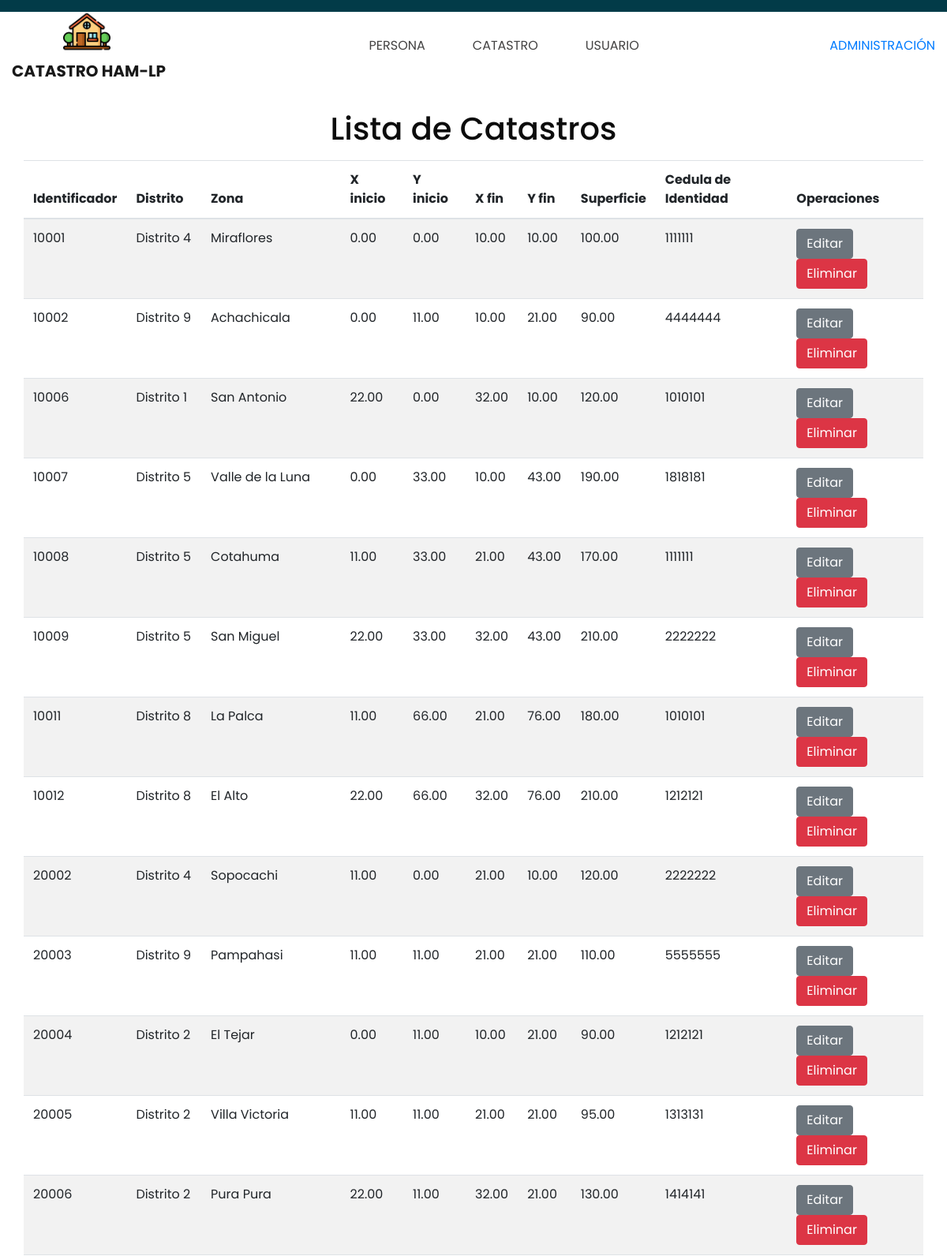
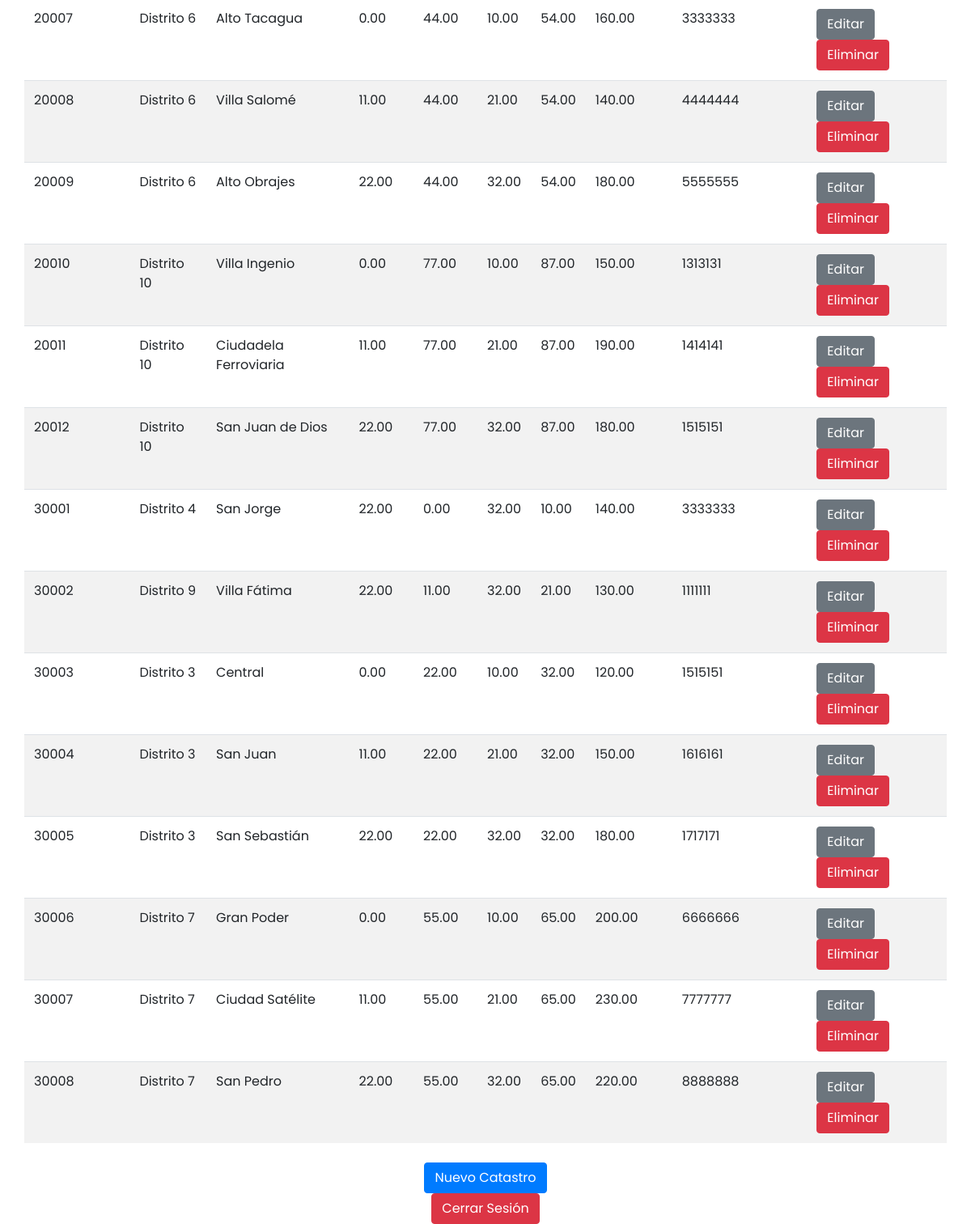
Page /2/paginas/catastro/catastro.php on the committed database (2 pictures, top to bottom).
### tables this page shows
CREATE TABLE `catastro` (
  `id_catastro` int(11) NOT NULL,
  `distrito` varchar(100) DEFAULT NULL,
  `zona` varchar(100) DEFAULT NULL,
  `xini` decimal(10,2) DEFAULT NULL,
  `yini` decimal(10,2) DEFAULT NULL,
  `xfin` decimal(10,2) DEFAULT NULL,
  `yfin` decimal(10,2) DEFAULT NULL,
  `superficie` decimal(10,2) DEFAULT NULL,
  `ci` int(11) DEFAULT NULL
);

### 2/paginas/catastro/catastro.php (the view, shortened to what this page needs)
<?php
include "../conexion.inc.php";
$sql = "SELECT * FROM catastro";
$resultado = mysqli_query($con, $sql);
?>
<!DOCTYPE html>
<html lang="en">
<head>
  <link rel="stylesheet" href="../css/bootstrap.css">
  <link rel="stylesheet" href="../css/style.css">
  <link rel="stylesheet" href="../css/responsive.css">
</head>
<body>
  <div class="hero_area">
      <div class="container-fluid">
        <nav class="navbar navbar-expand-lg custom_nav-container">
          <a class="navbar-brand" href="index.php">
            <img src="../images/logocasa.png" alt="Logo La Paz" style="width: 60px; height: auto;">
            <span>Catastro HAM-LP</span>
          </a>
          <div class="collapse navbar-collapse" id="navbarNav">
            <ul class="navbar-nav mx-auto">
              <li class="nav-item">
                <a class="nav-link" href="../persona/persona.php">Persona</a>
              </li>
              <li class="nav-item">
                <a class="nav-link" href="../catastro/catastro.php">Catastro</a>
              </li>
              <li class="nav-item">
                <a class="nav-link" href="../usuario/usuario.php">Usuario</a>
              </li>
            </ul>
            <div class="quote_btn-container">
              <a href="tel:+011234567890">ADMINISTRACIÓN</a>
            </div>
          </div>
        </nav>
      </div>
    <main class="container mt-4">
      <h1 class="text-center">Lista de Catastros</h1>
      <table class="table table-striped mt-3">
        <thead>
          <tr>
            <th scope="col">Identificador</th>
            <th scope="col">Distrito</th>
            <th scope="col">Zona</th>
            <th scope="col">X inicio</th>
            <th scope="col">Y inicio</th>
            <th scope="col">X fin</th>
            <th scope="col">Y fin</th>
            <th scope="col">Superficie</th>
            <th scope="col">Cedula de Identidad</th>
            <th scope="col">Operaciones</th>
          </tr>
        </thead>
        <tbody>
          <?php while($fila = mysqli_fetch_array($resultado)): ?>
            <tr>
              <td scope="row"><?php echo $fila['id_catastro']; ?></td>
              <td><?php echo $fila['distrito']; ?></td>
              <td><?php echo $fila['zona']; ?></td>
              <td><?php echo $fila['xini']; ?></td>
              <td><?php echo $fila['yini']; ?></td>
              <td><?php echo $fila['xfin']; ?></td>
              <td><?php echo $fila['yfin']; ?></td>
              <td><?php echo $fila['superficie']; ?></td>
              <td><?php echo $fila['ci']; ?></td>
              <td>
                <a class="btn btn-secondary" href="editarcatastro.php?id_catastro=<?php echo $fila['id_catastro']; ?>">Editar</a>
                <a class="btn btn-danger" href="eliminarcatastro.php?id_catastro=<?php echo $fila['id_catastro']; ?>">Eliminar</a>
              </td>
            </tr>
          <?php endwhile; ?>
        </tbody>
      </table>
      <div class="text-center mt-4">
        <a class="btn btn-primary" href="nuevocatastro.php">Nuevo Catastro</a>
      </div>
    </main>
    <div class="text-center">
      <a href="../login/logout.php" class="btn btn-danger">Cerrar Sesión</a>
    </div>
  </div>
</body>
</html>

### 2/paginas/css/style.css (style rules this page uses)
body { font-family: "Poppins", sans-serif; color: #0c0c0c; background-color: #ffffff; }
.hero_area { height: 98vh; position: relative; }
.hero_area::before { content: ""; position: absolute; width: 100%; height: 15px; background-color: #023b48; }
.custom_nav-container.navbar-expand-lg .navbar-nav .nav-link { padding: 10px 30px; color: #434242; text-align: center; text-transform: uppercase; }
a, a:hover, a:focus { text-decoration: none; }
.btn, .btn:focus { outline: none !important; -webkit-box-shadow: none; box-shadow: none; }
.navbar-brand, .navbar-brand:hover { text-transform: uppercase; font-weight: bold; font-size: 24px; color: #fafcfd; }
.navbar-brand { display: -webkit-box; display: -ms-flexbox; display: flex; -webkit-box-align: center; -ms-flex-align: center; align-items: center; -webkit-box-orient: vertical; -webkit-box-direction: normal; -ms-flex-direction: column; flex-direction: column; }
.navbar-brand img { width: 30px; margin-right: 5px; }
.navbar-brand span { font-size: 20px; font-weight: 700; color: #191919; margin-top: 5px; }
.custom_nav-container { z-index: 99999; padding: 5px 0; }

### 2/paginas/css/responsive.css (style rules this page uses)
@media (min-width: 1200px) { .container { max-width: 1170px; } }

### rows in the picture
catastro: id_catastro "10001", distrito "Distrito 4", zona "Miraflores", xini "0.00", yini "0.00", xfin "10.00", yfin "10.00", superficie "100.00", ci "1111111"
catastro: id_catastro "10002", distrito "Distrito 9", zona "Achachicala", xini "0.00", yini "11.00", xfin "10.00", yfin "21.00", superficie "90.00", ci "4444444"
catastro: id_catastro "10006", distrito "Distrito 1", zona "San Antonio", xini "22.00", yini "0.00", xfin "32.00", yfin "10.00", superficie "120.00", ci "1010101"
catastro: id_catastro "10007", distrito "Distrito 5", zona "Valle de la Luna", xini "0.00", yini "33.00", xfin "10.00", yfin "43.00", superficie "190.00", ci "1818181"
catastro: id_catastro "10008", distrito "Distrito 5", zona "Cotahuma", xini "11.00", yini "33.00", xfin "21.00", yfin "43.00", superficie "170.00", ci "1111111"
catastro: id_catastro "10009", distrito "Distrito 5", zona "San Miguel", xini "22.00", yini "33.00", xfin "32.00", yfin "43.00", superficie "210.00", ci "2222222"
catastro: id_catastro "10011", distrito "Distrito 8", zona "La Palca", xini "11.00", yini "66.00", xfin "21.00", yfin "76.00", superficie "180.00", ci "1010101"
catastro: id_catastro "10012", distrito "Distrito 8", zona "El Alto", xini "22.00", yini "66.00", xfin "32.00", yfin "76.00", superficie "210.00", ci "1212121"
catastro: id_catastro "20002", distrito "Distrito 4", zona "Sopocachi", xini "11.00", yini "0.00", xfin "21.00", yfin "10.00", superficie "120.00", ci "2222222"
catastro: id_catastro "20003", distrito "Distrito 9", zona "Pampahasi", xini "11.00", yini "11.00", xfin "21.00", yfin "21.00", superficie "110.00", ci "5555555"
catastro: id_catastro "20004", distrito "Distrito 2", zona "El Tejar", xini "0.00", yini "11.00", xfin "10.00", yfin "21.00", superficie "90.00", ci "1212121"
catastro: id_catastro "20005", distrito "Distrito 2", zona "Villa Victoria", xini "11.00", yini "11.00", xfin "21.00", yfin "21.00", superficie "95.00", ci "1313131"
catastro: id_catastro "20006", distrito "Distrito 2", zona "Pura Pura", xini "22.00", yini "11.00", xfin "32.00", yfin "21.00", superficie "130.00", ci "1414141"
catastro: id_catastro "20007", distrito "Distrito 6", zona "Alto Tacagua", xini "0.00", yini "44.00", xfin "10.00", yfin "54.00", superficie "160.00", ci "3333333"
catastro: id_catastro "20008", distrito "Distrito 6", zona "Villa Salomé", xini "11.00", yini "44.00", xfin "21.00", yfin "54.00", superficie "140.00", ci "4444444"
catastro: id_catastro "20009", distrito "Distrito 6", zona "Alto Obrajes", xini "22.00", yini "44.00", xfin "32.00", yfin "54.00", superficie "180.00", ci "5555555"
catastro: id_catastro "20010", distrito "Distrito 10", zona "Villa Ingenio", xini "0.00", yini "77.00", xfin "10.00", yfin "87.00", superficie "150.00", ci "1313131"
catastro: id_catastro "20011", distrito "Distrito 10", zona "Ciudadela Ferroviaria", xini "11.00", yini "77.00", xfin "21.00", yfin "87.00", superficie "190.00", ci "1414141"
catastro: id_catastro "20012", distrito "Distrito 10", zona "San Juan de Dios", xini "22.00", yini "77.00", xfin "32.00", yfin "87.00", superficie "180.00", ci "1515151"
catastro: id_catastro "30001", distrito "Distrito 4", zona "San Jorge", xini "22.00", yini "0.00", xfin "32.00", yfin "10.00", superficie "140.00", ci "3333333"
catastro: id_catastro "30002", distrito "Distrito 9", zona "Villa Fátima", xini "22.00", yini "11.00", xfin "32.00", yfin "21.00", superficie "130.00", ci "1111111"
catastro: id_catastro "30003", distrito "Distrito 3", zona "Central", xini "0.00", yini "22.00", xfin "10.00", yfin "32.00", superficie "120.00", ci "1515151"
catastro: id_catastro "30004", distrito "Distrito 3", zona "San Juan", xini "11.00", yini "22.00", xfin "21.00", yfin "32.00", superficie "150.00", ci "1616161"
catastro: id_catastro "30005", distrito "Distrito 3", zona "San Sebastián", xini "22.00", yini "22.00", xfin "32.00", yfin "32.00", superficie "180.00", ci "1717171"
catastro: id_catastro "30006", distrito "Distrito 7", zona "Gran Poder", xini "0.00", yini "55.00", xfin "10.00", yfin "65.00", superficie "200.00", ci "6666666"
catastro: id_catastro "30007", distrito "Distrito 7", zona "Ciudad Satélite", xini "11.00", yini "55.00", xfin "21.00", yfin "65.00", superficie "230.00", ci "7777777"
catastro: id_catastro "30008", distrito "Distrito 7", zona "San Pedro", xini "22.00", yini "55.00", xfin "32.00", yfin "65.00", superficie "220.00", ci "8888888"
